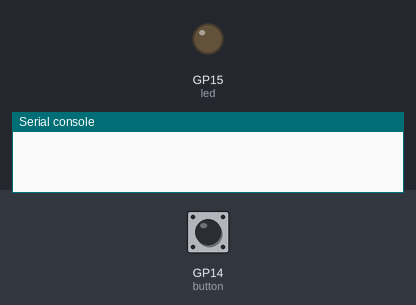
Simulated run of this program. Board: Raspberry Pi Pico running MicroPython. Shown: output pins drawn as LEDs (lit = HIGH), the last lines printed to the serial console. Dashed ring = blinking. The inputs (shaded band) are chosen by the test bench; at power-on: GP14 (button) LOW. The clock reads 2024-03-15 10:24:30 at power-on unless the program sets it.

Above: at 1.2 s.
1.3 s: GP14 (button) pulled HIGH for 0.15 s
At 1.9 s:
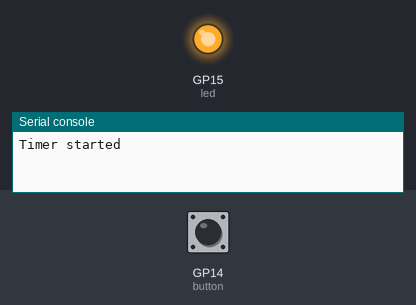
2.9 s: GP14 (button) pulled HIGH for 1 s
At 5.8 s:
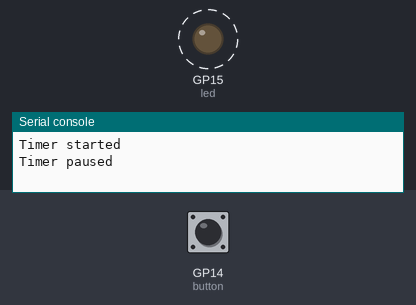
5.9 s: GP14 (button) driven HIGH
At 6.9 s:
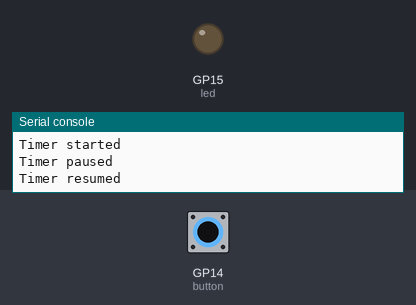
Timing chart, 0 to 8.9 s (numbered marks = the images above; inputs shaded):
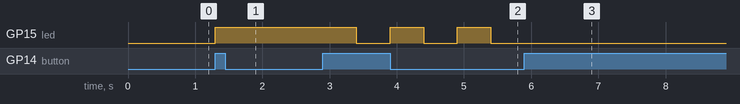

The program:

timer-with-buzzer.py
```python
"""
Simple Timer With Buzzer

Connect the following pins of Raspberry Pi Pico:

- LED: Pin 15
- Button: Pin 14
- Buzzer: Pin 27

How to use it:
1. Press the Pin 14 button to start the timer.
2. The LED will turn on.
3. Press the Pin 14 button again to pause the timer (LED will blink slowly).
4. Press the Pin 14 button again to resume the timer (LED will turn on).
5. Press the Pin 14 button for 1 second to reset the timer.
6. The LED will blink quickly to indicate the timer has finished.
7. The buzzer will sound a series of tones when the timer finishes.
8. Press the Pin 14 button to reset the timer and turn off the LED.
"""

from machine import Pin, Timer, PWM
import utime

# Pin setup
led = Pin(15, Pin.OUT)
button = Pin(14, Pin.IN, Pin.PULL_DOWN)
buzzer = PWM(Pin(27))
buzzer.duty_u16(0)

# Constants
DURATION = 6 * 60  # 6 minutes
LONG_PRESS_DURATION = 1  # seconds
DEBOUNCE_TIME = 200  # milliseconds

# State variables
state = "stopped"
start_time = 0
elapsed = 0
press_time = None
last_press_time = 0  # for debouncing

# Buzzer state
buzzer_on = False
buzzer_stage = 0
buzzer_next_time = 0
buzzer_duration = 0
buzzer_silence = 0
buzzer_freqs = []
buzzer_current_index = 0

# Blink timer
blink_timer = Timer()


def stop_blinking():
    blink_timer.deinit()
    led.value(0)


def blink_led(frequency):
    def toggle(timer):
        led.toggle()

    blink_timer.init(freq=frequency, mode=Timer.PERIODIC, callback=toggle)


def button_handler(pin):
    global state, start_time, elapsed, last_press_time

    current_time = utime.ticks_ms()
    if utime.ticks_diff(current_time, last_press_time) < DEBOUNCE_TIME:
        return  # debounce: ignore quick repeated presses

    last_press_time = current_time

    if state == "stopped":
        state = "running"
        start_time = utime.time()
        led.value(1)
        print("Timer started")

    elif state == "running":
        state = "paused"
        elapsed += utime.time() - start_time
        blink_led(2)
        print("Timer paused")

    elif state == "paused":
        state = "running"
        start_time = utime.time()
        stop_blinking()
        led.value(1)
        print("Timer resumed")

    elif state == "finished":
        stop_blinking()
        state = "stopped"
        elapsed = 0
        print("Timer reset after finish")


button.irq(trigger=Pin.IRQ_RISING, handler=button_handler)


def check_long_press():
    global state, press_time, elapsed

    elapsed_since_press = (
        utime.ticks_diff(utime.ticks_ms(), press_time) if press_time else 0
    )

    if button.value():
        if press_time is None:
            press_time = utime.ticks_ms()
        elif elapsed_since_press >= LONG_PRESS_DURATION * 1000:
            press_time = None
            state = "stopped"
            elapsed = 0
            stop_blinking()
            print("Timer reset by long press")
            while button.value():
                utime.sleep(0.01)
    else:
        press_time = None


def activate_buzzer(duration=150, silence=150, freqs=[620, 720]):
    global buzzer_on, buzzer_stage, buzzer_next_time
    global buzzer_duration, buzzer_silence
    global buzzer_freqs, buzzer_current_index

    buzzer_on = True
    buzzer_stage = 1
    buzzer_duration = duration
    buzzer_silence = silence
    buzzer_freqs = freqs
    buzzer_current_index = 0

    buzzer.freq(buzzer_freqs[0])
    buzzer.duty_u16(32768)
    buzzer_next_time = utime.ticks_add(utime.ticks_ms(), buzzer_duration)


while True:
    check_long_press()

    freqs = [792, 745, 633, 444, 414, 664, 837, 1060]

    if state == "running":
        total_elapsed = elapsed + (utime.time() - start_time)
        if total_elapsed >= DURATION:
            state = "finished"
            blink_led(5)
            activate_buzzer(duration=1, silence=1, freqs=freqs)
            print("Timer finished")

    if buzzer_on and utime.ticks_diff(utime.ticks_ms(), buzzer_next_time) >= 0:
        if buzzer_stage == 1:
            buzzer.duty_u16(0)  # Silence
            buzzer_stage = 2
            buzzer_next_time = utime.ticks_add(utime.ticks_ms(), buzzer_silence)
        elif buzzer_stage == 2:
            buzzer_current_index += 1
            if buzzer_current_index < len(buzzer_freqs):
                buzzer.freq(buzzer_freqs[buzzer_current_index])
                buzzer.duty_u16(32768)
                buzzer_stage = 1
                ms = utime.ticks_ms()
                buzzer_next_time = utime.ticks_add(ms, buzzer_duration)
            else:
                buzzer.duty_u16(0)
                buzzer_on = False
                buzzer_stage = 0

    utime.sleep(0.085)
```

Measured:
- after the input at 1.3 s, GP15 (led): LOW → HIGH at once
- after the input at 2.9 s, GP15 (led): alternates HIGH for 0.50 s and LOW for 0.50 s, starting after 0.50 s
- after the input at 5.9 s, GP15 (led): stops changing and stays LOW
